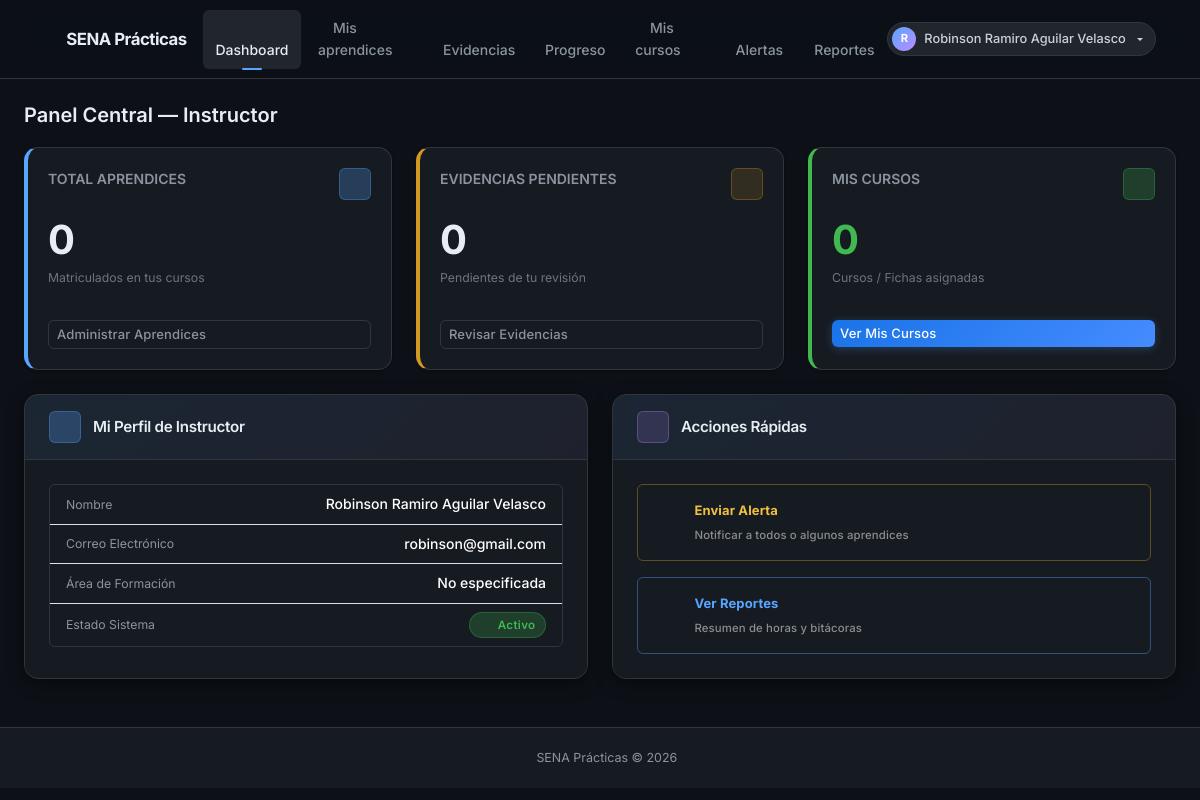
Before: /instructor/dashboard (signed in) with the older database file.
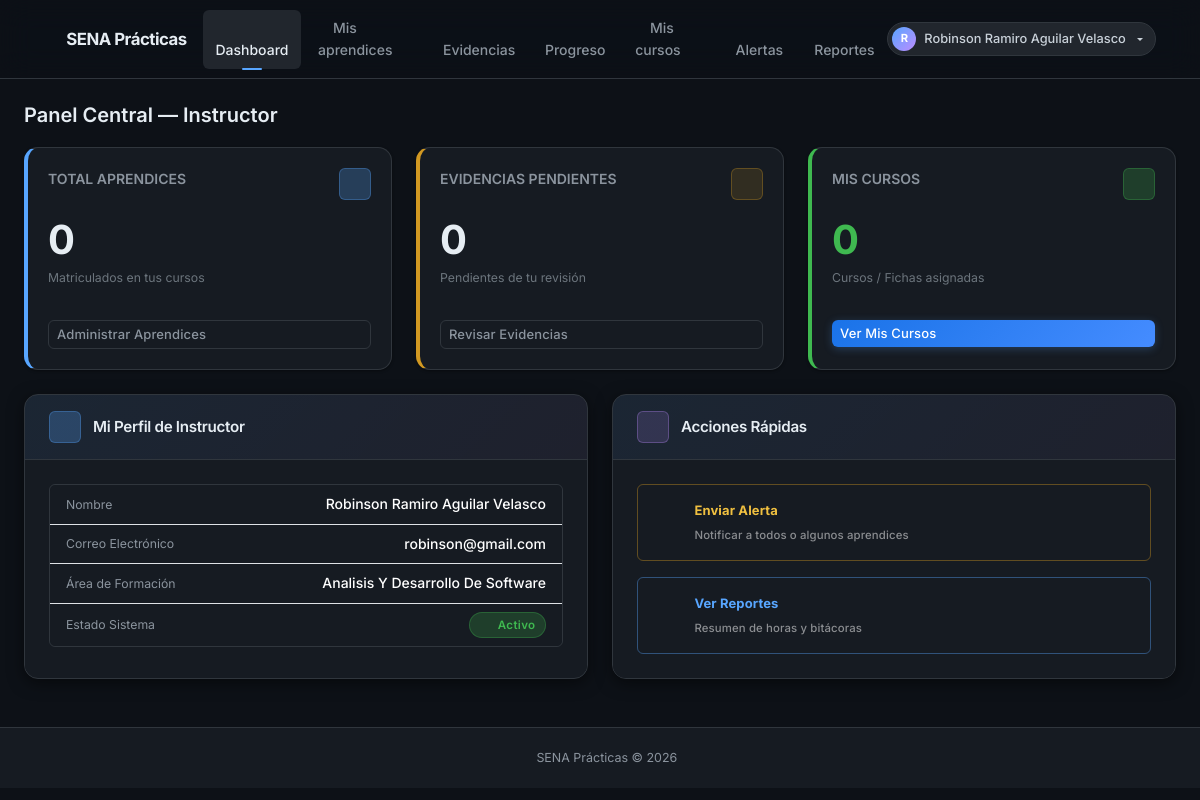
After: the same page with the newer database file.
### app/models/instructor.py (models this page shows)
class Instructor(db.Model):
    __tablename__ = 'instructor'
    id_instructor  = db.Column(db.Integer, primary_key=True)
    id_usuario     = db.Column(db.Integer, db.ForeignKey('usuario.id_usuario'), unique=True, nullable=False)
    area_formacion = db.Column(db.String(100))
    activo         = db.Column(db.Boolean, default=True)
    usuario        = db.relationship('Usuario', back_populates='instructor')
    cursos         = db.relationship('CursoInstructor', back_populates='instructor')

### app/routes/instructor.py (the view)
@bp.route('/dashboard')
@login_required
@role_required('instructor')
def dashboard():
    inst = _get_instructor()
    aprendices = _aprendices_del_instructor()
    evidencias_pendientes = 0
    for ap in aprendices:
        evidencias_pendientes += Evidencia.query.filter_by(
            id_aprendiz=ap.id_aprendiz, estado='Entregada').count()
    return render_template('instructor/dashboard.html',
                           instructor=inst,
                           total_aprendices=len(aprendices),
                           evidencias_pendientes=evidencias_pendientes,
                           total_cursos=len(inst.cursos) if inst else 0)

### app/routes/instructor.py (called while the page is built, shortened)
def _get_instructor():
    return current_user.instructor

def _aprendices_del_instructor():
    inst = _get_instructor()
    if not inst:
        return []
    ids_cursos = [ci.id_curso for ci in inst.cursos]
    if not ids_cursos:
        return []

### app/utils.py (called while the page is built)
def role_required(*roles):
    def decorator(f):
        @wraps(f)
        def decorated(*args, **kwargs):
            if not current_user.is_authenticated:
                flash('Inicia sesión para continuar.', 'warning')
                return redirect(url_for('auth.login'))
            user_roles = {ur.rol.nombre.lower() for ur in current_user.roles}
            required = {r.lower() for r in roles}
            if not user_roles.intersection(required):
                flash('No tienes permiso para acceder a esa sección.', 'danger')
                return abort(403)
            return f(*args, **kwargs)
        return decorated
    return decorator

### app/templates/instructor/dashboard.html (shortened to what the changed rows need)
{% extends 'base.html' %}
{% block content %}
<div class="page-toolbar">
  <h2 class="m-0" style="font-size: 1.25rem; font-weight: 600;">Panel Central — Instructor</h2>
</div>
<div class="row g-4">
  <div class="col-md-6">
     <div class="biblioteca-shell h-100">
      <div class="biblioteca-shell-body">
         <ul class="list-group list-group-flush" style="border-radius: var(--radius-sm); border: 1px solid var(--border-default);">
           <li class="list-group-item bg-dark text-white d-flex justify-content-between align-items-center">
             <span class="text-muted small">Área de Formación</span>
             <span class="fw-medium">{{ instructor.area_formacion if instructor and instructor.area_formacion else 'No especificada' }}</span>
           </li>
         </ul>
      </div>
    </div>
  </div>
</div>
{% endblock %}

Changed rows visible on the page:
changed Instructor: area_formacion "No especificada" → "Analisis Y Desarrollo De Software"
